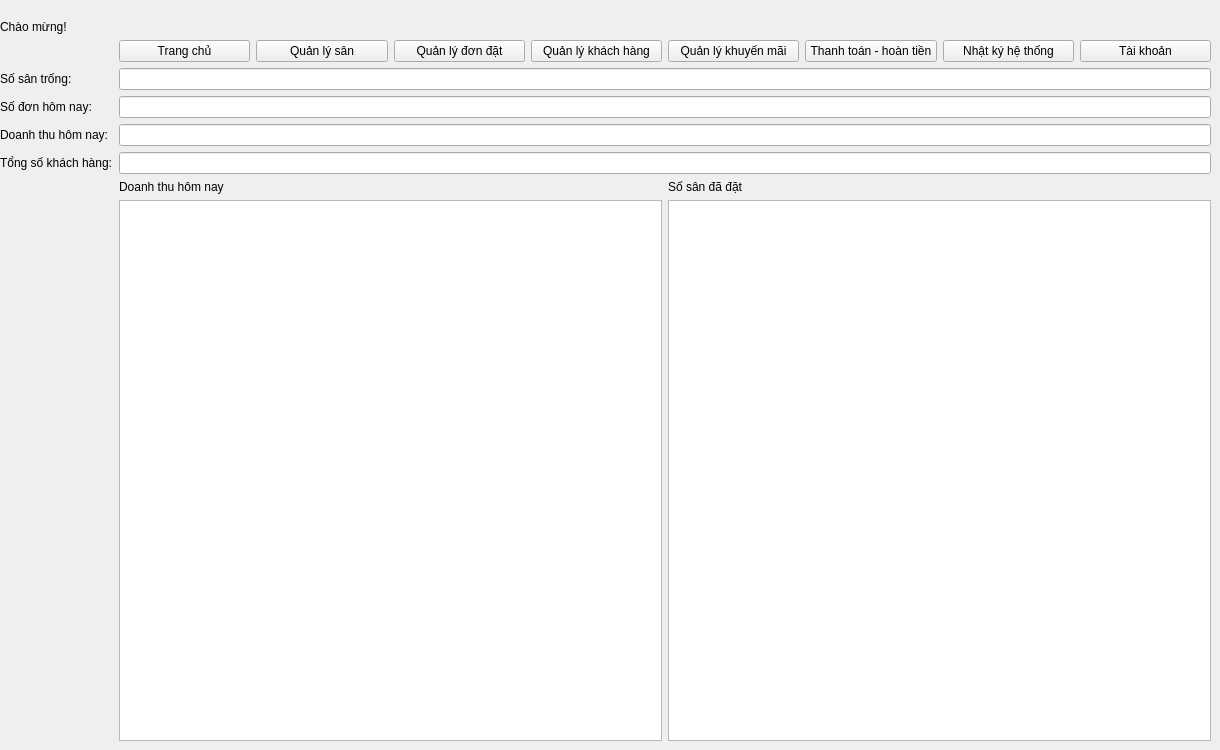
    <widget class="QWidget" name="Trangchu">
     <widget class="QWidget" name="gridLayoutWidget">
      <property name="geometry">
       <rect>
        <x>0</x>
        <y>20</y>
        <width>1211</width>
        <height>721</height>
       </rect>
      </property>
      <layout class="QGridLayout" name="gridLayout">
       <item row="4" column="0">
        <widget class="QLabel" name="label_5">
         <property name="text">
          <string>Doanh thu hôm nay:</string>
         </property>
        </widget>
       </item>
       <item row="2" column="0">
        <widget class="QLabel" name="label_3">
         <property name="text">
          <string>Số sân trống:</string>
         </property>
        </widget>
       </item>
       <item row="5" column="0">
        <widget class="QLabel" name="label_6">
         <property name="text">
          <string>Tổng số khách hàng:</string>
         </property>
        </widget>
       </item>
       <item row="3" column="0">
        <widget class="QLabel" name="label_4">
         <property name="text">
          <string>Số đơn hôm nay: </string>
         </property>
        </widget>
       </item>
       <item row="0" column="2">
        <widget class="QLabel" name="label_tenadmin">
         <property name="text">
          <string/>
         </property>
        </widget>
       </item>
       <item row="2" column="2">
        <widget class="QLineEdit" name="lineEdit_santrong"/>
       </item>
       <item row="5" column="2">
        <widget class="QLineEdit" name="lineEdit_sokh"/>
       </item>
       <item row="0" column="0">
        <widget class="QLabel" name="label">
         <property name="text">
          <string>Chào mừng!</string>
         </property>
        </widget>
       </item>
       <item row="3" column="2">
        <widget class="QLineEdit" name="lineEdit_dontoday"/>
       </item>
       <item row="4" column="2">
        <widget class="QLineEdit" name="lineEdit_dttoday"/>
       </item>
       <item row="1" column="2">
        <layout class="QHBoxLayout" name="horizontalLayout">
         <item>
          <widget class="QPushButton" name="pushButton_trangchu">
           <property name="text">
            <string>Trang chủ</string>
           </property>
          </widget>
         </item>
         <item>
          <widget class="QPushButton" name="pushButton_quanlysan">
           <property name="text">
            <string>Quản lý sân</string>
           </property>
          </widget>
         </item>
         <item>
          <widget class="QPushButton" name="pushButton_qldon">
           <property name="text">
            <string>Quản lý đơn đặt</string>
           </property>
          </widget>
         </item>
         <item>
          <widget class="QPushButton" name="pushButton_qlkhachhang">
           <property name="text">
            <string>Quản lý khách hàng</string>
           </property>
          </widget>
         </item>
         <item>
          <widget class="QPushButton" name="pushButton_qlkhmai">
           <property name="text">
            <string>Quản lý khuyến mãi</string>
           </property>
          </widget>
         </item>
         <item>
          <widget class="QPushButton" name="pushButton_ttht">
           <property name="text">
            <string>Thanh toán - hoàn tiền</string>
           </property>
          </widget>
         </item>
         <item>
          <widget class="QPushButton" name="pushButton_adminlog">
           <property name="text">
            <string>Nhật ký hệ thống</string>
           </property>
          </widget>
         </item>
         <item>
          <widget class="QPushButton" name="pushButton_taikhoan">
           <property name="text">
            <string>Tài khoản</string>
           </property>
          </widget>
         </item>
        </layout>
       </item>
       <item row="7" column="2">
        <layout class="QHBoxLayout" name="horizontalLayout_2">
         <item>
          <widget class="QGraphicsView" name="graphicsView"/>
         </item>
         <item>
          <widget class="QTableView" name="tableView"/>
         </item>
        </layout>
       </item>
       <item row="6" column="2">
        <layout class="QHBoxLayout" name="horizontalLayout_17">
         <item>
          <widget class="QLabel" name="label_17">
           <property name="text">
            <string>Doanh thu hôm nay</string>
           </property>
          </widget>
         </item>
         <item>
          <widget class="QLabel" name="label_18">
           <property name="text">
            <string>Số sân đã đặt</string>
           </property>
          </widget>
         </item>
        </layout>
       </item>
      </layout>
     </widget>
    </widget>
